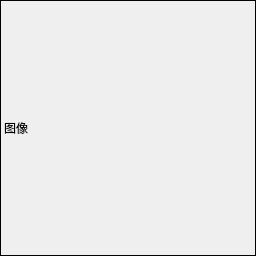
<?xml version="1.0" encoding="UTF-8"?>
<ui version="4.0">
 <class>Minimap</class>
 <widget class="QWidget" name="Minimap">
  <property name="geometry">
   <rect>
    <x>0</x>
    <y>0</y>
    <width>256</width>
    <height>256</height>
   </rect>
  </property>
  <property name="sizePolicy">
   <sizepolicy hsizetype="Expanding" vsizetype="Expanding">
    <horstretch>0</horstretch>
    <verstretch>0</verstretch>
   </sizepolicy>
  </property>
  <property name="windowTitle">
   <string>小地图</string>
  </property>
  <layout class="QVBoxLayout" name="verticalLayout">
   <property name="leftMargin">
    <number>0</number>
   </property>
   <property name="topMargin">
    <number>0</number>
   </property>
   <property name="rightMargin">
    <number>0</number>
   </property>
   <property name="bottomMargin">
    <number>0</number>
   </property>
   <item>
    <widget class="AspectRatioPixmapLabel" name="image">
     <property name="sizePolicy">
      <sizepolicy hsizetype="Expanding" vsizetype="Expanding">
       <horstretch>0</horstretch>
       <verstretch>0</verstretch>
      </sizepolicy>
     </property>
     <property name="frameShape">
      <enum>QFrame::Box</enum>
     </property>
     <property name="frameShadow">
      <enum>QFrame::Plain</enum>
     </property>
     <property name="text">
      <string>图像</string>
     </property>
    </widget>
   </item>
  </layout>
 </widget>
 <layoutdefault spacing="6" margin="11"/>
 <customwidgets>
  <customwidget>
   <class>AspectRatioPixmapLabel</class>
   <extends>QLabel</extends>
   <header>aspect_ratio_pixmap_label.h</header>
  </customwidget>
 </customwidgets>
 <resources/>
 <connections/>
</ui>
